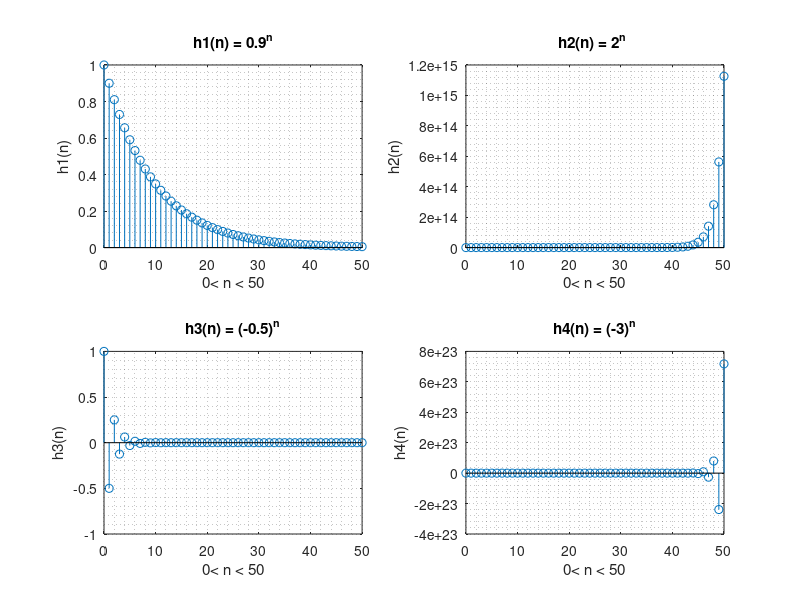

Source code (MATLAB): (Note: this script raises an error after producing the figure.)
%Assignment 1 
% Done by Mahmoud Yassin Mahmoud
% ID: 202113650
% Submitted To Dr. Wail A. Mousa
% Bism Allah and I will continue with 
%(Q2)The exponential sequences:
% 1- h1(n) = 0.9^n
% 2- h2(n) = 2^n
% 3- h3(n) = (-0.5)^n
% 4- h4(n) = (-3)^n
% for n = 0,..,50.
% Obtain the maximum value of each sequence and its index value.
%%%%%%%%%%%%%%%%%%%%%%%%%%%%%%%%%%%%%%%%%%%%%%%%%%%%%%%%%%%%%%
clc;
clear;
%.....................  .............................
%defining time and base for exponential
 n= 0:50;
 a1 = 0.9;
 a2 = 2;
 a3 = -0.5;
 a4 = -3;
%........................................
% exponential calculations and maximum value with its index

h1 = a1.^n;
 [max_val_1,index_max_1] = max(h1);
 fprintf('The maximum value of h1(n) is : %d and its index is %d\n',max_val_1,index_max_1);

h2 = a2.^n;
[max_val_2,index_max_2] = max(h2);
fprintf('The maximum value of h2(n) is : %d and its index is %d\n',max_val_2,index_max_2);

h3 = a3.^n;
[max_val_3,index_max_3] = max(h3);
 fprintf('The maximum value of h3(n) is : %d and its index is %d\n',max_val_3,index_max_3);

h4 = a4.^n;
[max_val_4,index_max_4] = max(h4);
 fprintf('The maximum value of h4(n) is : %d and its index is %d\n',max_val_4,index_max_4);
%........................................................................................
%ploting

subplot(221)
   stem(n,h1)
   grid minor
   title('h1(n) = 0.9^n')
   xlabel('0< n < 50') 
   ylabel('h1(n)') 

subplot(222)
   stem(n,h2)
   title('h2(n) = 2^n '); 
   grid minor
   xlabel('0< n < 50') 
   ylabel('h2(n)') 

subplot(223)
   stem(n,h3)
   grid minor
   title('h3(n) = (-0.5)^n');
   xlabel('0< n < 50') 
   ylabel('h3(n)') 

subplot(224)
  stem(n,h4)
  grid minor
  title('h4(n) = (-3)^n');
  xlabel('0< n < 50') 
  ylabel('h4(n)') 

sgtitle('The exponential sequences for n= 0,..,50 ') % title for the hole figure
